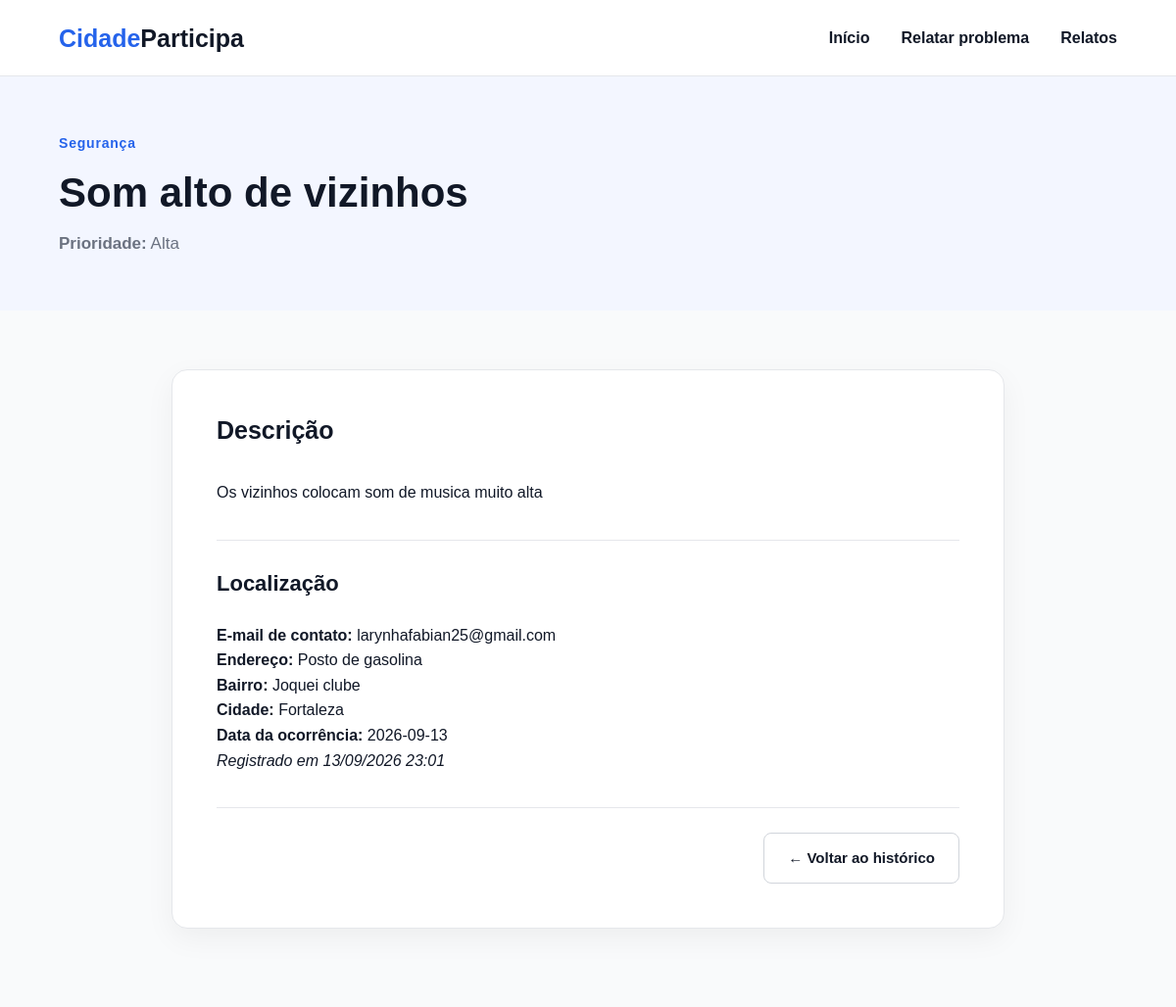
The app's page /relato/7 with its own data.
### tables this page shows
CREATE TABLE relatos (
            id INTEGER PRIMARY KEY AUTOINCREMENT,
            titulo TEXT NOT NULL,
            categoria TEXT NOT NULL,
            prioridade TEXT NOT NULL,
            descricao TEXT NOT NULL,
            bairro TEXT NOT NULL,
            cidade TEXT NOT NULL,
            endereco TEXT,
            data TEXT NOT NULL,
            criado_em TEXT NOT NULL
        , email TEXT);

### main.py (the view)
@app.route("/relato/<int:relato_id>")
def detalhe_relato(relato_id):
    db = get_db()
    relato = db.execute(
        "SELECT * FROM relatos WHERE id = ?", (relato_id,)
    ).fetchone()
    if relato is None:
        return redirect(url_for("relatos"))
    return render_template("detalhe_relato.html", relato=relato)

### main.py (called while the page is built)
def get_db():
    if "db" not in g:
        g.db = sqlite3.connect(DATABASE)
        g.db.row_factory = sqlite3.Row  # permite acessar colunas pelo nome
    return g.db

### templates/detalhe_relato.html (shortened to what this page needs)
{% extends "base.html" %}
{% block content %}
<section class="page-header">
    <div class="page-header-container">
        <span class="tag">
            {{ relato.categoria }}
        </span>
        <h1>
            {{ relato.titulo }}
        </h1>
        <p>
            <strong>Prioridade:</strong> {{ relato.prioridade }}
        </p>
    </div>
</section>
<section class="form-section">
    <div class="form-container">
        <div class="form-card">
            <div class="form-header">
                <h2>Descrição</h2>
            </div>
            <p>{{ relato.descricao }}</p>
            <div class="form-divider">
                <h2>Localização</h2>
            </div>
            <p>
                <p><strong>E-mail de contato:</strong> {{ relato.email or "Não informado" }}</p>
                <strong>Endereço:</strong> {{ relato.endereco or "Não informado" }}<br>
                <strong>Bairro:</strong> {{ relato.bairro }}<br>
                <strong>Cidade:</strong> {{ relato.cidade }}<br>
                <strong>Data da ocorrência:</strong> {{ relato.data }}<br>
                <em>Registrado em {{ relato.criado_em }}</em>
            </p>
            <div class="form-actions">
                <a href="{{ url_for('relatos') }}" class="btn btn-secondary">
                    ← Voltar ao histórico
                </a>
            </div>
        </div>
    </div>
</section>
{% endblock %}

### templates/base.html (shortened to what this page needs)
<!DOCTYPE html>
<html lang="pt-br">
<head>
    <link rel="stylesheet"
          href="{{ url_for('static', filename='style.css') }}">
</head>
<body>
    <header class="header">
        <div class="navbar">
            <a href="{{ url_for('index') }}" class="logo">
                <span>Cidade</span>Participa
            </a>
            <nav>
                <a href="{{ url_for('index') }}">
                    Início
                </a>
                <a href="{{ url_for('novo_relato') }}">
                    Relatar problema
                </a>
                <a href="{{ url_for('relatos') }}">
                    Relatos
                </a>
            </nav>
        </div>
    </header>
    <main>
        {% block content %}
        {% endblock %}
    </main>
</body>
</html>

### static/style.css (style rules this page uses)
* { margin: 0; padding: 0; box-sizing: border-box; }
html { scroll-behavior: smooth; }
body { font-family: Arial, Helvetica, sans-serif; color: #111827; background: #ffffff; line-height: 1.6; }
a { text-decoration: none; color: inherit; }
.header { height: 78px; background: #ffffff; border-bottom: 1px solid #e5e7eb; position: sticky; top: 0; z-index: 100; }
.navbar { width: 1200px; max-width: 90%; height: 100%; margin: 0 auto; display: flex; align-items: center; justify-content: space-between; }
.logo { font-size: 25px; font-weight: 700; color: #111827; }
.logo span { color: #2563eb; }
nav { display: flex; align-items: center; gap: 32px; }
nav a { font-size: 16px; font-weight: 600; color: #111827; transition: color 0.2s ease; }
.tag { display: inline-block; margin-bottom: 20px; font-size: 14px; font-weight: 700; letter-spacing: 0.8px; color: #2563eb; }
.btn { display: inline-flex; align-items: center; justify-content: center; height: 52px; padding: 0 24px; border-radius: 8px; border: none; cursor: pointer; font-size: 15px; font-weight: 700; transition: all 0.2s ease; }
.btn-secondary { background: #ffffff; color: #111827; border: 1px solid #d1d5db; }
.page-header { background: #f3f6ff; padding: 55px 0; }
.page-header-container { width: 1200px; max-width: 90%; margin: 0 auto; }
.page-header .tag { margin-bottom: 15px; }
.page-header h1 { font-size: 42px; line-height: 1.2; margin-bottom: 12px; color: #111827; }
.page-header p { max-width: 700px; font-size: 17px; line-height: 1.6; color: #6b7280; }
.form-section { background: #f9fafb; padding: 60px 0 80px; }
.form-container { width: 850px; max-width: 90%; margin: 0 auto; }
.form-card { background: #ffffff; padding: 45px; border: 1px solid #e5e7eb; border-radius: 16px; box-shadow: 0 10px 30px rgba(0, 0, 0, 0.05); }
.form-header { margin-bottom: 35px; }
.form-header h2 { font-size: 25px; line-height: 1.3; margin-bottom: 8px; color: #111827; }
.form-divider { border-top: 1px solid #e5e7eb; margin-top: 35px; padding-top: 30px; margin-bottom: 25px; }
.form-divider h2 { font-size: 22px; line-height: 1.3; margin-bottom: 5px; color: #111827; }
.form-actions { display: flex; justify-content: flex-end; align-items: center; gap: 12px; margin-top: 35px; padding-top: 25px; border-top: 1px solid #e5e7eb; }

### records on screen
relatos: categoria "Segurança", titulo "Som alto de vizinhos", prioridade "Alta", descricao "Os vizinhos colocam som de musica muito alta", email "larynhafabian25@gmail.com", endereco "Posto de gasolina", bairro "Joquei clube", cidade "Fortaleza", data "2026-09-13", criado_em "13/09/2026 23:01"
